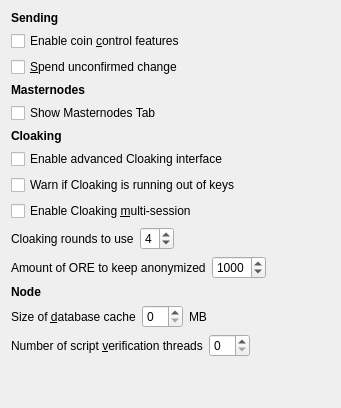
                                <widget class="QFrame" name="frameExpert">
                                    <layout class="QVBoxLayout" name="verticalLayout_Wallet">
                                        <item>
                                            <widget class="QLabel" name="labelSettingsSending">
                                                <property name="font">
                                                    <font>
                                                        <weight>75</weight>
                                                        <bold>true</bold>
                                                    </font>
                                                </property>
                                                <property name="text">
                                                    <string>Sending</string>
                                                </property>
                                            </widget>
                                        </item>
                                        <item>
                                            <layout class="QVBoxLayout" name="verticalLayout_2">
                                                <item>
                                                    <widget class="QCheckBox" name="coinControlFeatures">
                                                        <property name="toolTip">
                                                            <string>Whether to show coin control features or not.</string>
                                                        </property>
                                                        <property name="text">
                                                            <string>Enable coin &amp;control features</string>
                                                        </property>
                                                    </widget>
                                                </item>
                                                <item>
                                                    <widget class="QCheckBox" name="spendZeroConfChange">
                                                        <property name="toolTip">
                                                            <string>If you disable the spending of unconfirmed change, the change from a transaction&lt;br/&gt;cannot be used until that transaction has at least one confirmation.&lt;br/&gt;This also affects how your balance is computed.</string>
                                                        </property>
                                                        <property name="text">
                                                            <string>&amp;Spend unconfirmed change</string>
                                                        </property>
                                                    </widget>
                                                </item>
                                            </layout>
                                        </item>
                                        <item>
                                            <widget class="QLabel" name="labelSettingsMasternodes">
                                                <property name="font">
                                                    <font>
                                                        <weight>75</weight>
                                                        <bold>true</bold>
                                                    </font>
                                                </property>
                                                <property name="text">
                                                    <string>Masternodes</string>
                                                </property>
                                            </widget>
                                        </item>
                                        <item>
                                            <layout class="QVBoxLayout" name="verticalLayout_2">
                                                <item>
                                                    <widget class="QCheckBox" name="showMasternodesTab">
                                                        <property name="toolTip">
                                                            <string>Show additional tab listing all your masternodes in first sub-tab&lt;br/&gt;and all masternodes on the network in second sub-tab.</string>
                                                        </property>
                                                        <property name="text">
                                                            <string>Show Masternodes Tab</string>
                                                        </property>
                                                    </widget>
                                                </item>
                                            </layout>
                                        </item>
                                        <item>
                                            <widget class="QLabel" name="labelSettingsCloaking">
                                                <property name="font">
                                                    <font>
                                                        <weight>75</weight>
                                                        <bold>true</bold>
                                                    </font>
                                                </property>
                                                <property name="text">
                                                    <string>Cloaking</string>
                                                </property>
                                            </widget>
                                        </item>
                                        <item>
                                            <layout class="QVBoxLayout" name="verticalLayout_2">
                                                <item>
                                                    <widget class="QCheckBox" name="showAdvancedPSUI">
                                                        <property name="toolTip">
                                                            <string>Show additional information and buttons for Cloaking on overview screen.</string>
                                                        </property>
                                                        <property name="text">
                                                            <string>Enable advanced Cloaking interface</string>
                                                        </property>
                                                    </widget>
                                                </item>
                                                <item>
                                                    <widget class="QCheckBox" name="lowKeysWarning">
                                                        <property name="toolTip">
                                                            <string>Show warning dialog when Cloaking detects that wallet has very low number of keys left.</string>
                                                        </property>
                                                        <property name="text">
                                                            <string>Warn if Cloaking is running out of keys</string>
                                                        </property>
                                                    </widget>
                                                </item>
                                                <item>
                                                    <widget class="QCheckBox" name="privateSendMultiSession">
                                                        <property name="toolTip">
                                                            <string>Whether to use experimental Cloaking mode with multiple cloaking sessions per block.&lt;br/&gt;Note: You must use this feature carefully.&lt;br/&gt;Make sure you always have recent wallet (auto)backup in a safe place!</string>
                                                        </property>
                                                        <property name="text">
                                                            <string>Enable Cloaking &amp;multi-session</string>
                                                        </property>
                                                    </widget>
                                                </item>
                                            </layout>
                                        </item>
                                        <item>
                                            <layout class="QHBoxLayout" name="horizontalLayout_4_Wallet">
                                                <item>
                                                    <widget class="QLabel" name="label">
                                                        <property name="toolTip">
                                                            <string>This setting determines the amount of individual masternodes that an input will be anonymized through.&lt;br/&gt;More rounds of anonymization gives a higher degree of privacy, but also costs more in fees.</string>
                                                        </property>
                                                        <property name="text">
                                                            <string>Cloaking rounds to use</string>
                                                        </property>
                                                    </widget>
                                                </item>
                                                <item>
                                                    <widget class="QSpinBox" name="privateSendRounds">
                                                        <property name="minimum">
                                                            <number>2</number>
                                                        </property>
                                                        <property name="maximum">
                                                            <number>8</number>
                                                        </property>
                                                        <property name="value">
                                                            <number>4</number>
                                                        </property>
                                                    </widget>
                                                </item>
                                                <item>
                                                    <spacer>
                                                        <property name="orientation">
                                                            <enum>Qt::Horizontal</enum>
                                                        </property>
                                                        <property name="sizeHint" stdset="0">
                                                            <size>
                                                                <width>40</width>
                                                                <height>20</height>
                                                            </size>
                                                        </property>
                                                    </spacer>
                                                </item>
                                            </layout>
                                        </item>
                                        <item>
                                            <layout class="QHBoxLayout" name="horizontalLayout">
                                                <item>
                                                    <widget class="QLabel" name="label_2">
                                                        <property name="toolTip">
                                                            <string>This amount acts as a threshold to turn off Cloaking once it's reached.</string>
                                                        </property>
                                                        <property name="statusTip">
                                                            <string notr="true"/>
                                                        </property>
                                                        <property name="whatsThis">
                                                            <string notr="true"/>
                                                        </property>
                                                        <property name="accessibleName">
                                                            <string notr="true"/>
                                                        </property>
                                                        <property name="accessibleDescription">
                                                            <string notr="true"/>
                                                        </property>
                                                        <property name="text">
                                                            <string>Amount of ORE to keep anonymized</string>
                                                        </property>
                                                    </widget>
                                                </item>
                                                <item>
                                                    <widget class="QSpinBox" name="privateSendAmount">
                                                        <property name="minimum">
                                                            <number>2</number>
                                                        </property>
                                                        <property name="maximum">
                                                            <number>2000</number>
                                                        </property>
                                                        <property name="singleStep">
                                                            <number>10</number>
                                                        </property>
                                                        <property name="value">
                                                            <number>1000</number>
                                                        </property>
                                                    </widget>
                                                </item>
                                                <item>
                                                    <spacer>
                                                        <property name="orientation">
                                                            <enum>Qt::Horizontal</enum>
                                                        </property>
                                                        <property name="sizeHint" stdset="0">
                                                            <size>
                                                                <width>40</width>
                                                                <height>20</height>
                                                            </size>
                                                        </property>
                                                    </spacer>
                                                </item>
                                            </layout>
                                        </item>
                                        <item>
                                            <widget class="QLabel" name="labelSettingsNode">
                                                <property name="font">
                                                    <font>
                                                        <weight>75</weight>
                                                        <bold>true</bold>
                                                    </font>
                                                </property>
                                                <property name="text">
                                                    <string>Node</string>
                                                </property>
                                            </widget>
                                        </item>
                                        <item>
                                            <layout class="QHBoxLayout" name="horizontalLayout_2_Main">
                                                <item>
                                                    <widget class="QLabel" name="databaseCacheLabel">
                                                        <property name="text">
                                                            <string>Size of &amp;database cache</string>
                                                        </property>
                                                        <property name="textFormat">
                                                            <enum>Qt::PlainText</enum>
                                                        </property>
                                                        <property name="buddy">
                                                            <cstring>databaseCache</cstring>
                                                        </property>
                                                    </widget>
                                                </item>
                                                <item>
                                                    <widget class="QSpinBox" name="databaseCache"/>
                                                </item>
                                                <item>
                                                    <widget class="QLabel" name="databaseCacheUnitLabel">
                                                        <property name="text">
                                                            <string>MB</string>
                                                        </property>
                                                        <property name="textFormat">
                                                            <enum>Qt::PlainText</enum>
                                                        </property>
                                                    </widget>
                                                </item>
                                                <item>
                                                    <spacer>
                                                        <property name="orientation">
                                                            <enum>Qt::Horizontal</enum>
                                                        </property>
                                                        <property name="sizeHint" stdset="0">
                                                            <size>
                                                                <width>40</width>
                                                                <height>20</height>
                                                            </size>
                                                        </property>
                                                    </spacer>
                                                </item>
                                            </layout>
                                        </item>
                                        <item>
                                            <layout class="QHBoxLayout" name="horizontalLayout_3_Main">
                                                <item>
                                                    <widget class="QLabel" name="threadsScriptVerifLabel">
                                                        <property name="text">
                                                            <string>Number of script &amp;verification threads</string>
                                                        </property>
                                                        <property name="textFormat">
                                                            <enum>Qt::PlainText</enum>
                                                        </property>
                                                        <property name="buddy">
                                                            <cstring>threadsScriptVerif</cstring>
                                                        </property>
                                                    </widget>
                                                </item>
                                                <item>
                                                    <widget class="QSpinBox" name="threadsScriptVerif">
                                                        <property name="toolTip">
                                                            <string>(0 = auto, &lt;0 = leave that many cores free)</string>
                                                        </property>
                                                    </widget>
                                                </item>
                                                <item>
                                                    <spacer name="horizontalSpacer_3_Main">
                                                        <property name="orientation">
                                                            <enum>Qt::Horizontal</enum>
                                                        </property>
                                                        <property name="sizeHint" stdset="0">
                                                            <size>
                                                                <width>40</width>
                                                                <height>20</height>
                                                            </size>
                                                        </property>
                                                    </spacer>
                                                </item>
                                                <item>
                                                    <spacer>
                                                        <property name="orientation">
                                                            <enum>Qt::Horizontal</enum>
                                                        </property>
                                                        <property name="sizeHint" stdset="0">
                                                            <size>
                                                                <width>40</width>
                                                                <height>20</height>
                                                            </size>
                                                        </property>
                                                    </spacer>
                                                </item>
                                            </layout>
                                        </item>
                                        <item>
                                            <spacer name="verticalSpacer_Wallet">
                                                <property name="orientation">
                                                    <enum>Qt::Vertical</enum>
                                                </property>
                                                <property name="sizeHint" stdset="0">
                                                    <size>
                                                        <width>20</width>
                                                        <height>40</height>
                                                    </size>
                                                </property>
                                            </spacer>
                                        </item>
                                    </layout>
                                </widget>
